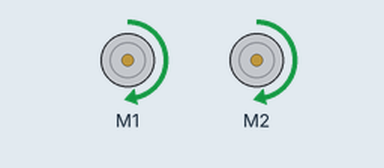
This sketch was run on a simulated Arduino Uno, built with avr-gcc and run on an emulated ATmega328P. On the bench: 2 × DC motor (green arrow = forward, orange = backward, longer = faster). What the sketch prints to the serial monitor is not drawn.

Above: at 0.1 s.
At 1.8 s:
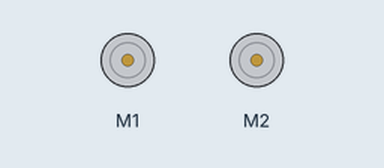
Timing chart, 0 to 3.3 s (numbered marks = the images above):
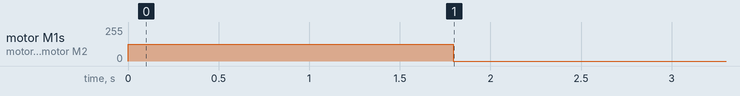

Measured:
- by itself, motor M1, motor M2: stopped → forward 125/255 at 0.00 s, → stopped 1.8 s later

The sketch:

rotation.ino
```cpp
#include <Wire.h>
#include <Adafruit_MotorShield.h>
//#include "matplotlibcpp.h"
//namespace plt = matplotlibcpp;
// Create the motor shield object with the default I2C address
Adafruit_MotorShield AFMS = Adafruit_MotorShield();
// Or, create it with a different I2C address (say for stacking)
// Adafruit_MotorShield AFMS = Adafruit_MotorShield(0x61);
// Select which 'port' M1, M2, M3 or M4. In this case, M1
Adafruit_DCMotor *myMotor = AFMS.getMotor(1);
Adafruit_DCMotor *myMotor2 = AFMS.getMotor(2);
// You can also make another motor on port M2
//Adafruit_DCMotor *myOtherMotor = AFMS.getMotor(2);

long int stop1;
float pi;
float desired_angle;
float rpm;
float wheel_dist;
float wheel_radius;
float turn_time;
float current_angle;
int sensorValue = 0;
// variable to store the value coming from the sensor

void setup() {
  // put your setup code here, to run once:
  Serial.begin(9600);           // set up Serial library at 9600 bps
  AFMS.begin();  // create with the default frequency 1.6KHz
  //AFMS.begin(1000);  // OR with a different frequency, say 1KHz
  pi= 3.141592653589793238;
  wheel_radius=0.049;
  wheel_dist=0.23;
  rpm=19.608;
  desired_angle= pi/2;
  turn_time = (15 * desired_angle * wheel_dist )/ (rpm * pi * wheel_radius);
  stop1=millis()+(turn_time * 1000);  // 3 seconds

 Serial.println(turn_time);
}
void loop() {

  // put your main code here, to run repeatedly:
//   sensorValue = analogRead(sensorPin);
//   current_angle = (desired_angle * millis() ) / turn_time ;
//   Serial.println(current_angle);
  if (millis()<stop1) {

     myMotor->run(FORWARD);
     myMotor2->run(FORWARD);
     myMotor->setSpeed(125);
     myMotor2->setSpeed(125);


  } else {
     myMotor->run(BACKWARD);
     myMotor2->run(BACKWARD);
     myMotor->setSpeed(0);
     myMotor2->setSpeed(0);
  }


}
```
